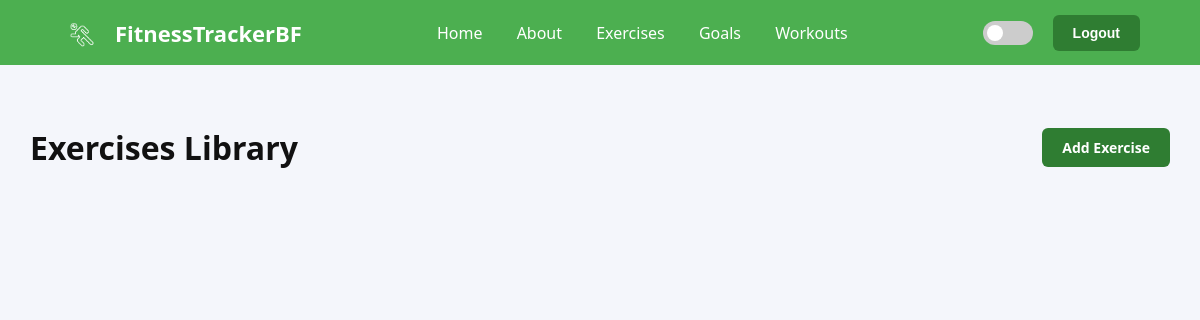
Before: /exercises/ (signed in) with the older database file.
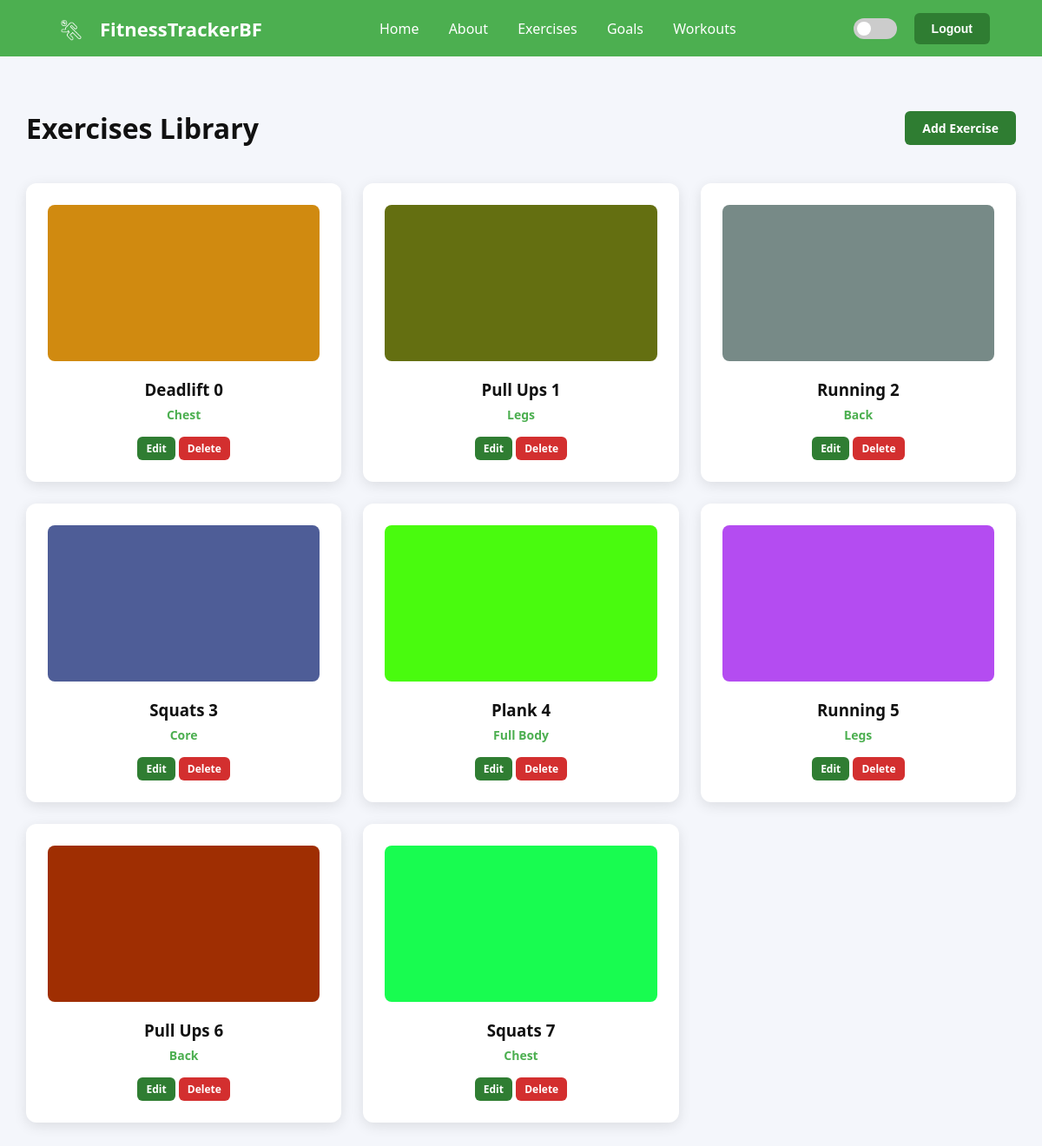
After: the same page with the newer database file.
### tracker/models.py (models this page shows, shortened)
class Exercise(models.Model):
    name = models.CharField(max_length=100)
    muscle_group = models.CharField(max_length=100)
    calories_per_minute = models.IntegerField()
    image = models.ImageField(upload_to="exercises/", blank=True)

### tracker/views.py (the view)
# urls.py: path("exercises/", ExerciseList.as_view(), name="exercises"),
class ExerciseList(LoginRequiredMixin, ListView):
    model = Exercise
    template_name = "exercise_list.html"

### tracker/templates/exercise_list.html (shortened to what this page needs)
{% extends "base.html" %}
{% load static %}
{% block content %}
<div style="display: flex; justify-content: space-between; align-items: center;">
    <h1>Exercises Library</h1>
    {% if user.is_staff %}
        <a href="{% url 'exercise_add' %}" class="btn">Add Exercise</a>
    {% endif %}
</div>
<div class="card-grid">
    {% for e in object_list %}
        <div class="card" style="text-align: center;">
            {% if e.image %}
                <img src="{{ e.image.url }}" alt="{{ e.name }}" style="width: 100%; height: 180px; object-fit: cover; border-radius: 8px;">
            {% else %}
                <img src="{% static 'images/placeholder.png' %}" alt="No Image" style="width: 100%; height: 180px; object-fit: cover; border-radius: 8px;">
            {% endif %}
            <h3 style="margin: 15px 0 5px 0;">{{ e.name }}</h3>
            <span style="color: var(--accent); font-weight: bold; font-size: 14px;">{{ e.muscle_group }}</span>
            {% if user.is_staff %}
            <div style="margin-top: 15px;">
                <a href="{% url 'exercise_edit' e.id %}" class="btn" style="padding: 5px 10px; font-size: 12px;">Edit</a>
                <a href="{% url 'exercise_delete' e.id %}" class="btn-delete" style="padding: 5px 10px; font-size: 12px;">Delete</a>
            </div>
            {% endif %}
        </div>
    {% endfor %}
</div>
{% endblock %}

### tracker/templates/base.html (shortened to what this page needs)
{% load static %}
<!DOCTYPE html>
<html lang="en">
<head>
    <link rel="stylesheet" href="{% static 'style.css' %}">
</head>
<body>
<nav class="navbar">
    <a href="{% url 'home' %}" class="logo">
        <img id="logo-img" src="{% static 'images/logo-light.png' %}" class="logo-img" alt="Logo">
        <span>FitnessTrackerBF</span>
    </a>
    <div class="nav-center">
        <a href="{% url 'home' %}">Home</a>
        <a href="{% url 'about' %}">About</a>
        {% if user.is_authenticated %}
            <a href="{% url 'exercises' %}">Exercises</a>
            <a href="{% url 'goals' %}">Goals</a>
            <a href="{% url 'workouts' %}">Workouts</a>
        {% endif %}
    </div>
    <div class="nav-right">
        <div class="theme-switch-wrapper">
            <label class="theme-switch" for="checkbox">
                <div class="slider"></div>
            </label>
        </div>
        {% if user.is_authenticated %}
            <form method="POST" action="{% url 'logout' %}" style="display: inline;">
                <button class="btn-logout" type="submit">Logout</button>
            </form>
        {% else %}
            <a class="btn" href="{% url 'login' %}">Login</a>
            <a class="btn" href="{% url 'register' %}" style="margin-left:10px;">Register</a>
        {% endif %}
    </div>
</nav>
<main class="container">
    {% block content %}{% endblock %}
</main>
</body>
</html>

### static/style.css (style rules this page uses)
:root { --bg: #f4f6fb; --card: #ffffff; --text: #111; --accent: #4CAF50; --btn-green: #2f7d32; --btn-green-hover: #1b5e20; }
* { box-sizing: border-box; }
body { background: var(--bg); color: var(--text); font-family: 'Segoe UI', Tahoma, Geneva, Verdana, sans-serif; margin: 0; padding: 0; transition: background 0.3s ease, color 0.3s ease; min-height: 100vh; }
.navbar { display: flex; justify-content: space-between; align-items: center; padding: 10px 5%; background: var(--accent); color: white; width: 100%; }
.logo { display: flex; align-items: center; gap: 10px; color: white; text-decoration: none; font-weight: bold; font-size: 22px; }
.logo-img { height: 45px; width: auto; }
.nav-center a { margin: 0 15px; color: white; text-decoration: none; font-weight: 500; }
.nav-right { display: flex; gap: 20px; align-items: center; }
.btn, .btn-logout, .btn-primary, .auth-card button[type="submit"], .btn-add { padding: 10px 20px; background: var(--btn-green) !important; color: white !important; border: none; border-radius: 6px; text-decoration: none !important; font-weight: 600; cursor: pointer; font-size: 14px; display: inline-block; transition: background 0.2s; }
.btn-delete { background: #d32f2f; color: white !important; padding: 10px 20px; border-radius: 6px; text-decoration: none !important; font-weight: 600; display: inline-block; }
.container { max-width: 1200px; margin: 0 auto; padding: 40px 30px; width: 100%; display: block; }
.card-grid { display: grid; grid-template-columns: repeat(auto-fill, minmax(300px, 1fr)); gap: 25px; margin-top: 20px; }
.card { background: var(--card); padding: 25px; border-radius: 12px; box-shadow: 0 4px 15px rgba(0,0,0,0.1); transition: transform 0.2s, box-shadow 0.2s; color: var(--text); }
.theme-switch-wrapper { display: flex; align-items: center; }
.theme-switch { display: inline-block; height: 24px; position: relative; width: 50px; }
.slider { background-color: #ccc; bottom: 0; cursor: pointer; left: 0; position: absolute; right: 0; top: 0; transition: .4s; border-radius: 34px; }
.slider:before { background-color: #fff; bottom: 4px; content: ""; height: 16px; left: 4px; position: absolute; transition: .4s; width: 16px; border-radius: 50%; }

Changed rows visible on the page:
added Exercise: image (picture), name "Deadlift 0", muscle_group "Chest"
added Exercise: image (picture), name "Pull Ups 1", muscle_group "Legs"
added Exercise: image (picture), name "Running 2", muscle_group "Back"
added Exercise: image (picture), name "Squats 3", muscle_group "Core"
added Exercise: image (picture), name "Plank 4", muscle_group "Full Body"
added Exercise: image (picture), name "Running 5", muscle_group "Legs"
added Exercise: image (picture), name "Pull Ups 6", muscle_group "Back"
added Exercise: image (picture), name "Squats 7", muscle_group "Chest"
